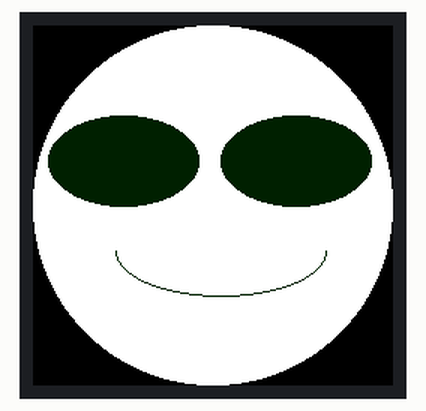
This program was run on a simulated Raspberry Pi Pico running MicroPython. Parts: 240×240 colour display. Library files of the repository ran but are not shown: LCD_1inch28.py. At 0.3 s the program stops and its outputs stay as they are.

Above: at 0.3 s.

The program:

05-ellipse-test.py
```python
# Test that we have the right version of the MicroPython runtime v1.19.1-854-g35524a6fd on 2023-02-07
from machine import Pin,I2C,SPI,PWM,ADC
import framebuf
import time
from LCD_1inch28 import LCD_1inch28, QMI8658

CENTER = 125
LCD = LCD_1inch28()
LCD.set_bl_pwm(65535)

# draw readability
ON = 1
OFF = 0
NO_FILL = 0
FILL = 1

LCD.fill(LCD.white)

# left eye
LCD.ellipse(60, 90, 50, 30, ON, FILL)

# right eye
LCD.ellipse(175, 90, 50, 30, ON, FILL)

# mouth
LCD.ellipse(CENTER, 150, 70, 30, ON, NO_FILL, 12)

LCD.show()
```
